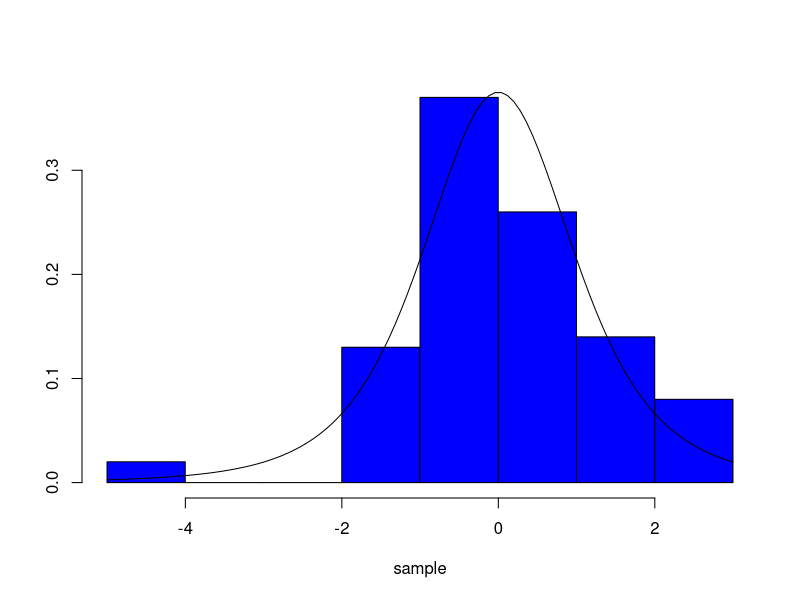

Generate this figure with R:
rm(list=ls()) 

library(tidyverse)

# Number of Observations
n <- 100
# Degrees of Freedom
df <- 4

# I generate the observations from the t distribution
# I don't introduce any centrality parameter

sample <- rt(n, df)

# I display a probability histogram of the sample
MASS::truehist(sample, col = "blue")
# I add a density curve based on the underlying distribution
curve(dt(x, df),add=TRUE)

